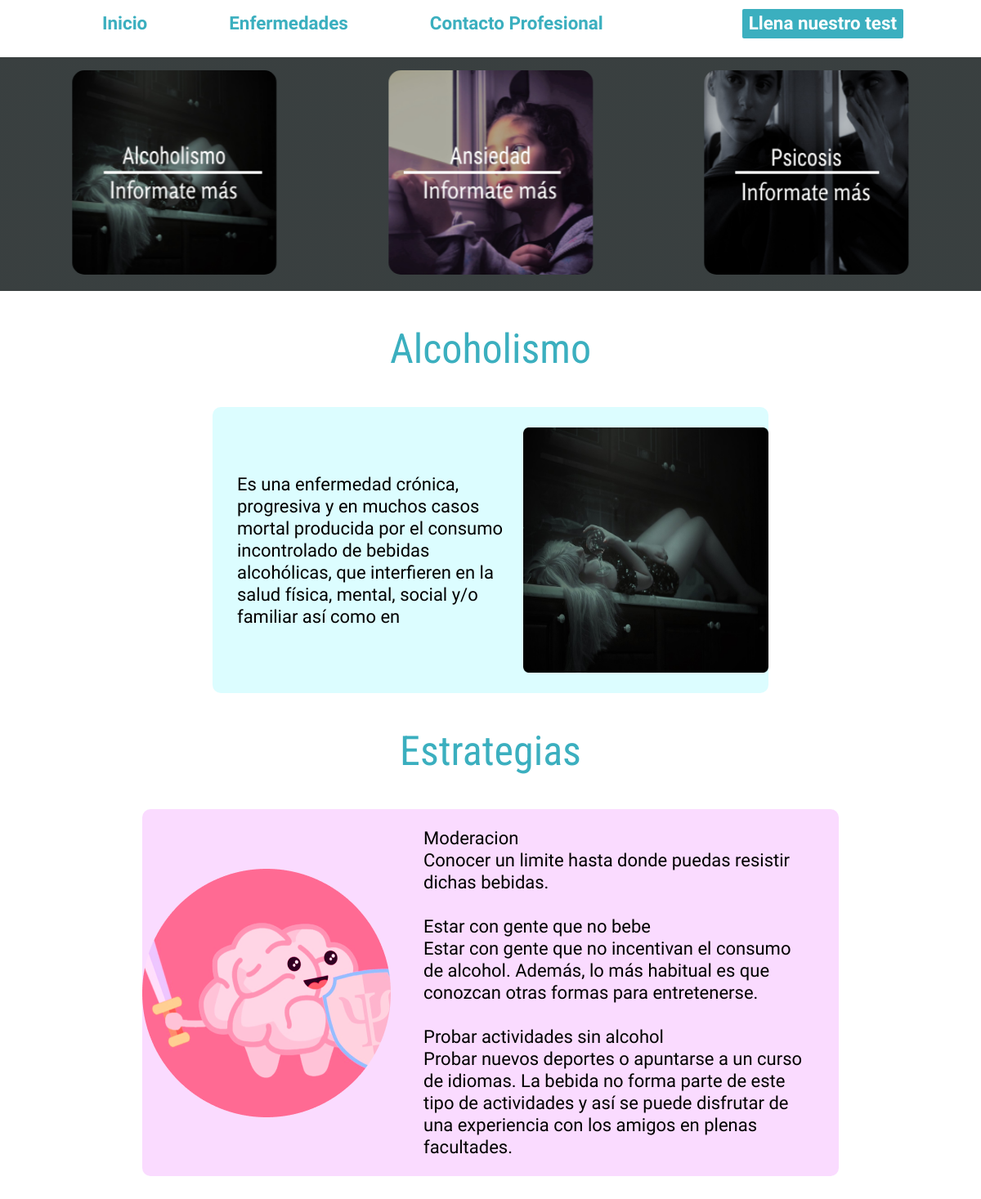
The app's page /enfermedades/2 with its own data.
### enfermedades/models.py (models this page shows)
class Enfermedad(models.Model):
	nombreE = models.CharField(max_length=200)
	imagenEF = models.ImageField(upload_to='img/enfermedades')
	descripcionE = models.TextField()
	estrategia = models.TextField()
	imagenET = models.ImageField(upload_to='img/enfermedades')
	class Meta:
		verbose_name_plural = "Enfermedades"

### enfermedades/views.py (the view)
# urls.py: path('<int:pk>', views.EnfermedadDetailView.as_view(), name="enfermedad"),
class EnfermedadDetailView(DetailView):
    template_name = "enfermedades.html"
    model = Enfermedad
    def get_context_data(self, **kwargs):
        context = super(EnfermedadDetailView,self).get_context_data(**kwargs)
        context['enfermedades_lista'] = Enfermedad.objects.all()
        return context

### enfermedades/templates/enfermedades.html (shortened to what this page needs)
{% extends 'index.html' %}
{% load static %}
{% block content %}
<section class="bloque-carrusel">
    <div class="images glide">
        <div class="glide__track" data-glide-el="track">
            <ul class="glide__slides">
                {% for enfermedad in enfermedades_lista %}
                <li class="glide__slide">
                        <a href="{% url 'enfermedad' enfermedad.id %}" ><img src="{{enfermedad.imagenET.url}}" alt=""></a>
                </li>
                {% endfor %}
            </ul>
        </div>
    </div>
</section>
<section class="enfermedad">
    <h2>{{ object.nombreE }}</h2>
    <div class="descripcion">
        <p> {{ object.descripcionE }} </p>
    <img src="{{object.imagenEF.url}}">
    </div>
    <h2>Estrategias</h2>
    <div class="estrategias">
    <img src="{% static 'img/cerebro.png' %}">
        <ul>
            {{ object.estrategia|linebreaksbr}}
        </ul>
    </div>
</section>
{% endblock content %}

### static/css/estilos.css (style rules this page uses)
html { scroll-behavior: smooth; }
body { overflow-x:hidden; }
.glide { max-width: 90%; display: flex; justify-content: center; align-items: center; }
.glide__slide { opacity: 1; transition: .1s linear; display: flex; flex-direction: column; justify-content: center; align-items: center; }
.glide__slide--active { opacity: 1; filter: none; }
.glide__slides { overflow: visible; }

### static/css/enfermedades.css (style rules this page uses)
.bloque-carrusel { margin: 0; margin-top: 70px; padding: 0; display: flex; flex-direction: column; align-items: center; justify-content: center; min-height: 30vh; background: linear-gradient(0deg, rgba(220, 253, 255, 0.22), rgba(220, 253, 255, 0.22)), #0B0A0A; }
.glide { max-width: 100%; display: flex; justify-content: center; align-items: center; }
.glide__slide img { width: 250px; height: 250px; border-radius: 15px; }
.glide__slide { opacity: 1; transition: .1s linear; display: flex; flex-direction: column; justify-content: center; align-items: center; }
.glide__slide--active { opacity: 1; filter: none; }
.glide__slides { overflow: visible; }
.enfermedad { display: flex; flex-direction: column; align-items: center; justify-content: center; margin-bottom: 50px; }
.enfermedad h2 { font-family: 'Roboto Condensed'; font-style: normal; font-weight: normal; font-size: 50px; line-height: 59px; text-align: justify; color: #3BAFBF; }
.enfermedad p { font-family: 'Rosario'; font-style: normal; font-weight: 300; font-size: 22px; line-height: 27px; width: 350px; }
.enfermedad ul { width: 478px; font-family: 'Rosario'; font-style: normal; font-weight: 300; font-size: 22px; line-height: 27px; }
.descripcion { display: flex; flex-direction: row; align-items: center; justify-content: center; background-color: rgba(136, 248, 255, 0.29); border-radius: 10px; padding-left: 30px; height: 350px; }
.descripcion img { width: 300px; height: 300px; }
.estrategias { display: flex; flex-direction: row; align-items: center; justify-content: center; background-color: rgba(237, 130, 255, 0.29); border-radius: 10px; padding-right: 30px; }

### static/css/consejos.css (style rules this page uses)
h1,h2 { color: #3BAFBF; font-family: 'ABeeZee', sans-serif; text-align: center; font-size: 2.8rem; }

### static/css/formulario.css (style rules this page uses)
h1,h2 { color: #3BAFBF; font-family: 'ABeeZee', sans-serif; text-align: center; font-size: 3rem; }

### static/css/mapa.css (style rules this page uses)
:root { --colorPrimario:#3BAFBF; --fontTitle:'ABeeZee', sans-serif; --fontText: 'Rosario', sans-serif; }

### records on screen
Enfermedad: imagenET (picture), nombreE "Alcoholismo", descripcionE "Es una enfermedad crónica, progresiva y en muchos casos mortal producida por el consumo incontrolado de bebidas alcohólicas, que interfieren en la salud física, mental, social y/o familiar así como en", imagenEF (picture), estrategia "Moderacion Conocer un limite hasta donde puedas resistir dichas bebidas. Estar con gente que no bebe Estar con gente que no incentivan el consumo de alcohol. Además, lo más habitual es que conozcan otras formas para entretenerse. Probar actividades sin alcohol Probar nuevos deportes o apuntarse a un curso de idiomas. La bebida no forma parte de este tipo de actividades y así se puede disfrutar de una experiencia con los amigos en plenas facultades."
Enfermedad: imagenET (picture)
Enfermedad: imagenET (picture)
